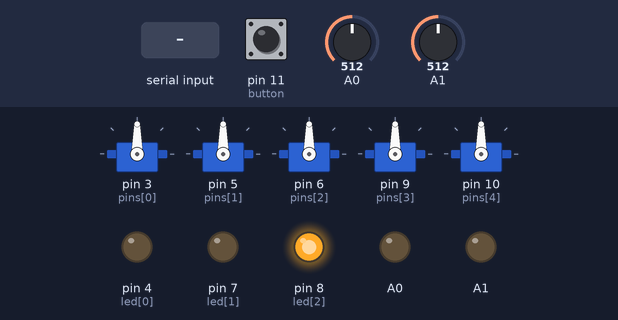
This sketch was run on a simulated Arduino Uno, built with avr-gcc and run on an emulated ATmega328P. On the bench: 5 × servo, output pins drawn as LEDs (lit = HIGH). Dashed ring = blinking. The inputs (shaded band) are chosen by the test bench; at power-on: pin 11 (button) HIGH, A0 = 512, A1 = 512. What the sketch prints to the serial monitor is not drawn.

Above: at 1.2 s.
1.3 s: "L" received over Serial
At 3.8 s:
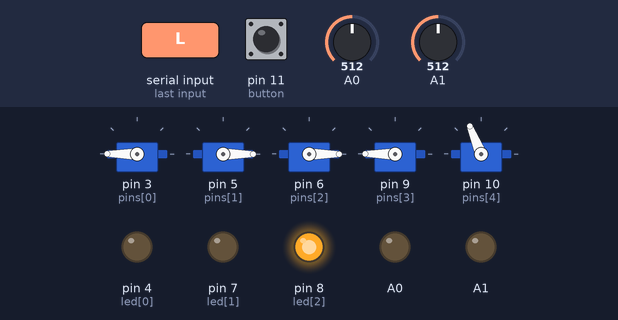
4.1 s: pin 11 (button) pulled LOW for 0.15 s
At 4.31 s:
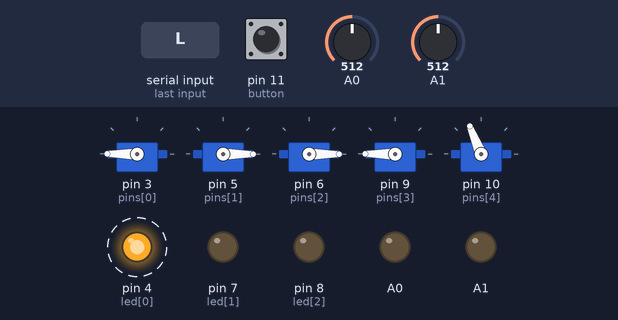
7.1 s: pin 11 (button) pulled LOW for 3.2 s
At 7.18 s:
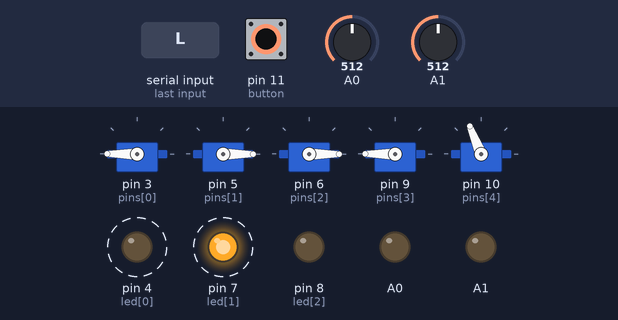
11.8 s: "K" received over Serial
At 13.7 s:
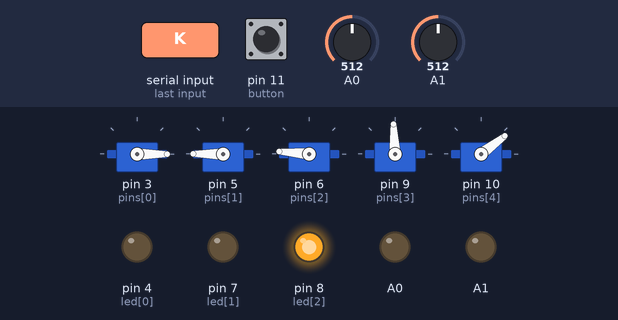
14.5 s: "OK" received over Serial
At 16.8 s:
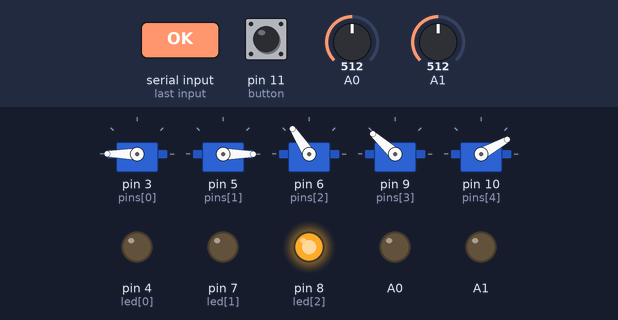
17.1 s: "1" received over Serial
At 18.6 s:
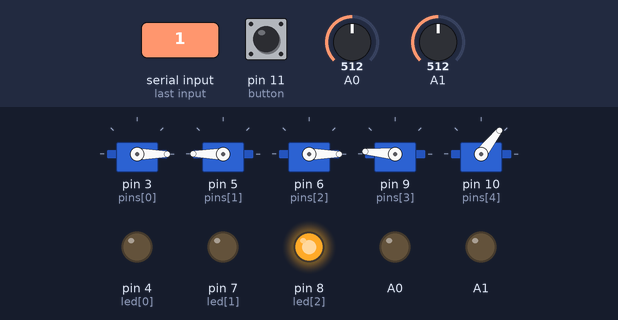
Timing chart, 0 to 20.1 s (numbered marks = the images above; inputs shaded):
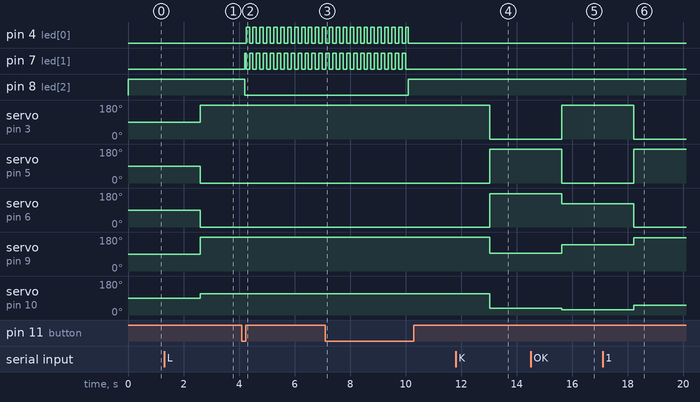

The sketch:

Crash.ino
```cpp
#include <Servo.h>
#define button 11
int led [3] = {4, 7, 8};              // Пины светодиодов: красный, жёлтый, зелёный
long int Time [2] = {0, 0};           // Время: входа в цикл, нажатия кнопки
bool but [2] = {0, 0};                // Состояние кнопки: новое, старое
bool work = true;                     // Состояние аварийного режима
int pins[5] = {3, 5, 6 , 9, 10};
Servo s[5];
int L[5] = {180, 0, 0, 180, 112};
int K[5] = {0, 180, 175, 93, 37};
int OK[5] = {180, 0, 123, 138, 29};
int F[5] = {0, 180, 0, 175, 52};
String com = "";
int emg0[64];
int emg1[64];
int amp0 = 0;
int amp1 = 0;
int min0 = 1023;
int min1 = 1023;
int max0 = 0;
int max1 = 0;

void amplitude() {
  min0 = 1023;
  min1 = 1023;
  max0 = 0;
  max1 = 0;
  for (int i; i < 63; i++) {
    emg0[i] = emg0[i + 1];
    emg1[i] = emg1[i + 1];
  }
  emg0[63] = analogRead(A0);
  emg1[63] = analogRead(A1);
  for (int i; i < 64; i++) {
    if (emg0[i] < min0) {
      min0 = emg0[i];
    }
    else if (emg0[i] > max0) {
      max0 = emg0[i];
    }
    if (emg1[i] < min1) {
      min1 = emg1[i];
    }
    else if (emg1[i] > max1) {
      max1 = emg1[i];
    }
    Serial.print(amp0);
    Serial.print(",");
    Serial.println(amp1);
  }
  amp0 = 0.3 * (max0 - min0) + 0.7 * amp0;
  amp1 = 0.3 * (max1 - min1) + 0.7 * amp1;
}

void checkButon() {                   // Проверка состояния кнопки
  but[1] = but[0];
  but[0] = !digitalRead(button);
  if (but[0] and but[0] != but[1]) {
    Time[1] = millis() + 3000;
    work = false;
  }
  if (not(but[0]) and but[0] != but[1]) {
  }
}

void crash() {                         // Включение аварийного режима
  if (Time[0] % 250 > 125) {
    digitalWrite(led[0], 0);
    digitalWrite(led[1], 1);
  }
  else {
    digitalWrite(led[0], 1);
    digitalWrite(led[1], 0);
  }
  digitalWrite(led[2], 0);
  if (but[0] and Time[0] > Time[1]) {
    work = true;
  }
  for (int i = 0; i < 5; i++) {
    s[i].write(L[i]);
  }
}

void act() {                                   // Работа в штатном режиме
  digitalWrite(led[0], 0);
  digitalWrite(led[1], 0);
  digitalWrite(led[2], 1);
  serial_check();
  amplitude();
}

void serial_check() {
  if (Serial.available()) {
    com = Serial.readString();
  }
  if (com == "L") {
    for (int i = 0; i < 5; i++) {
      s[i].write(L[i]);
    }
  }
  if (com == "K") {
    for (int i = 0; i < 5; i++) {
      s[i].write(K[i]);
    }
  }
  if (com == "OK") {
    for (int i = 0; i < 5; i++) {
      s[i].write(OK[i]);
    }
  }
  if (com == "1") {
    for (int i = 0; i < 5; i++) {
      s[i].write(F[i]);
    }
  }
}


void setup() {
  Serial.begin(9600);
  for (int i = 0; i < 5; i++) {
    s[i].attach(pins[i]);
  }
  for (int i; i < 64; i++) {
    emg0[i] = analogRead(A0);
    emg1[i] = analogRead(A1);
  }
  pinMode(button, INPUT_PULLUP);
  pinMode(led[0], OUTPUT);
  pinMode(led[1], OUTPUT);
  pinMode(led[2], OUTPUT);
  pinMode(A0, OUTPUT);
  pinMode(A1, OUTPUT);
}

void loop() {
  Time[0] = millis();                            // Время входа в цикл
  checkButon();                                  // Проверка состояния кнопки
  if (work) {
    act();                                       // Включение аварийного режима
  }
  else {
    crash();                                     // Работа в штатном режиме
  }
}
```

Measured:
- after the input at 1.3 s, servo on pin 3 (pins[0]), servo on pin 9 (pins[3]): 90° → 180° after 1.3 s; servo on pin 5 (pins[1]), servo on pin 6 (pins[2]): 90° → 0° after 1.3 s; servo on pin 10 (pins[4]): 90° → 112° after 1.3 s
- after the input at 4.1 s, pin 4 (led[0]): alternates HIGH for 0.13 s and LOW for 0.12 s, starting after 0.15 s; pin 7 (led[1]): LOW → HIGH after 0.11 s, then repeats every 0.25 s: LOW 0.13 s, HIGH 0.12 s; pin 8 (led[2]): HIGH → LOW after 0.11 s
- after the input at 7.1 s, pin 4 (led[0]): goes on until 10.1 s, then stays LOW; pin 7 (led[1]): goes on until 10.0 s, then stays LOW; pin 8 (led[2]): LOW → HIGH after 3.0 s
- after the input at 11.8 s, servo on pin 3 (pins[0]): 180° → 0° after 1.2 s; servo on pin 5 (pins[1]): 0° → 180° after 1.2 s; servo on pin 6 (pins[2]): 0° → 175° after 1.2 s; servo on pin 9 (pins[3]): 180° → 93° after 1.2 s; servo on pin 10 (pins[4]): 112° → 37° after 1.2 s
- after the input at 14.5 s, servo on pin 3 (pins[0]): 0° → 180° after 1.1 s; servo on pin 5 (pins[1]): 180° → 0° after 1.1 s; servo on pin 6 (pins[2]): 175° → 123° after 1.1 s; servo on pin 9 (pins[3]): 93° → 138° after 1.1 s; servo on pin 10 (pins[4]): 37° → 29° after 1.1 s
- after the input at 17.1 s, servo on pin 3 (pins[0]): 180° → 0° after 1.1 s; servo on pin 5 (pins[1]): 0° → 180° after 1.1 s; servo on pin 6 (pins[2]): 123° → 0° after 1.1 s; servo on pin 9 (pins[3]): 138° → 175° after 1.1 s; servo on pin 10 (pins[4]): 29° → 52° after 1.1 s
